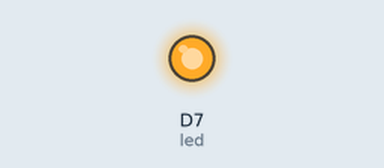
This sketch was run on a simulated ESP8266 (NodeMCU). Shown: output pins drawn as LEDs (lit = HIGH).

Above: at 0.7 s.
At 16.2 s:
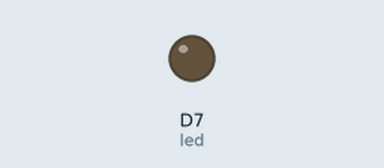
Timing chart, 0 to 18.2 s (numbered marks = the images above):
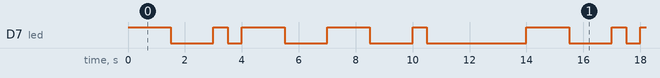

Measured:
- by itself, D7 (led): repeats every 14.0 s: LOW 1.5 s, HIGH 0.50 s, LOW 0.50 s, 2 × (HIGH 1.5 s, LOW 1.5 s), HIGH 0.50 s, LOW 3.5 s, HIGH 1.5 s
- by itself, everything shown: repeats every 14.0 s, in 10 steps

The sketch:

sit210task21p.ino
```cpp
int led = D7;

int unit = 500;

// Morse Code rules:
// 1. The length of a dot is one unit (500)
// 2. A dash is three units (500 * 3)
// 3. The space between parts of the same letter is one unit. (set the LED to off for one unit after each blink)
// 4. The space between letters is three units. (set the LED to off for three units after each letter)
// 5. The space between words is seven units. (set the LED to off for seven units after each word)

// Code for a "short blink" in morse code
void shortBlink() {
    digitalWrite(led, HIGH);
    delay(unit);
    digitalWrite(led,LOW);
    delay(unit);
}

// Code for a "long blink" in morse code
void longBlink() {
    digitalWrite(led,HIGH);
    delay(unit * 3);
    digitalWrite(led,LOW);
    delay(unit);
}

void blinkA() {
    shortBlink();
    longBlink();

    delay(unit*2);
}

void blinkT() {
    longBlink();

    delay(unit*2);
}

void blinkE() {
    shortBlink();

    delay(unit*2);
}


void setup() {

pinMode(led, OUTPUT);

}


void loop() {

    blinkT();
    blinkA();
    blinkT();
    blinkE();

    delay(unit*4);

}
```
